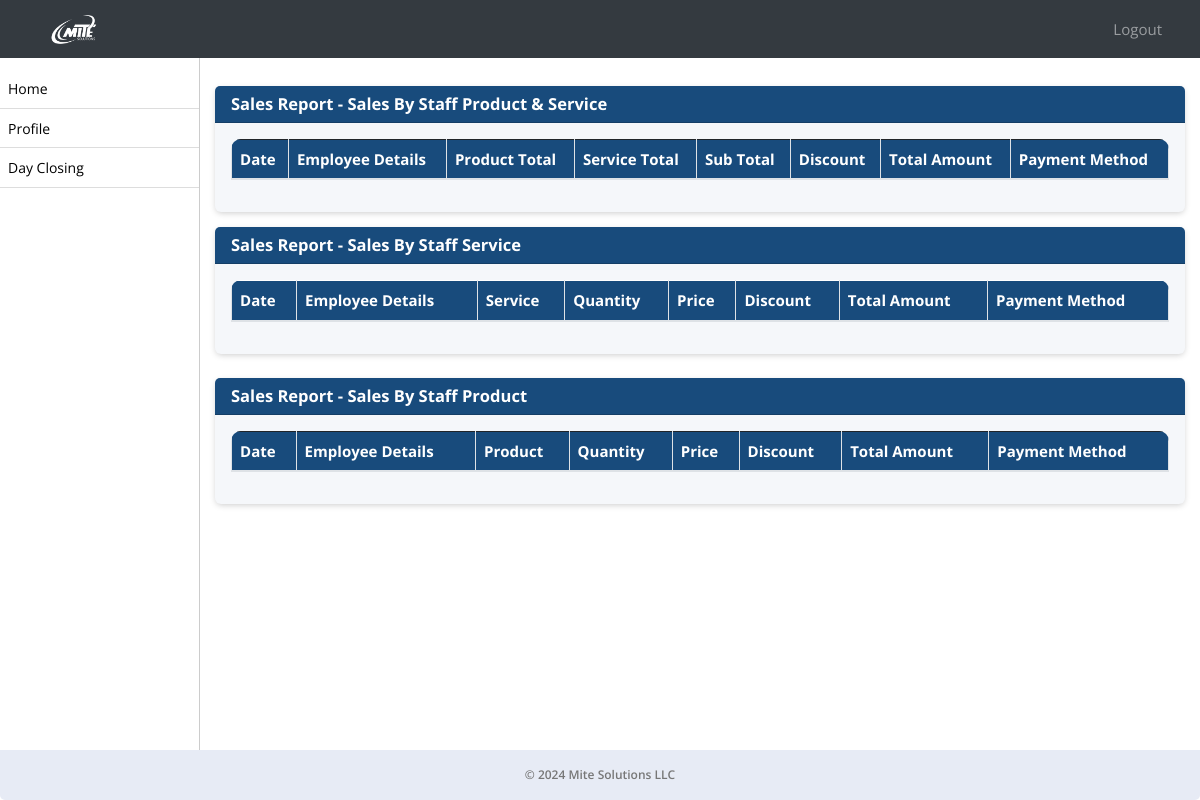
The app's page /sale/sales-report/ (signed in), older data.
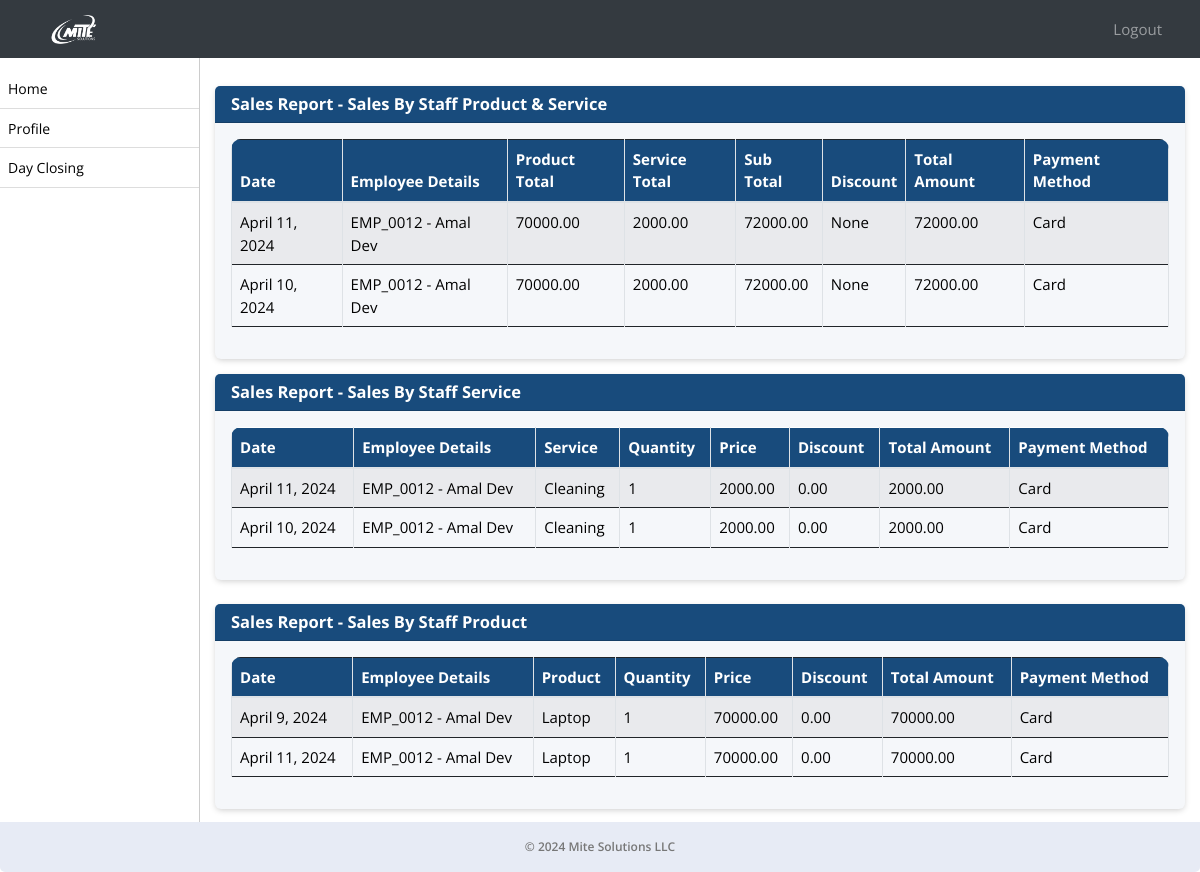
The same page, newer data.
### ezshopapp/models.py (models this page shows, shortened)
class Module(models.Model):
    URL_CHOICES = [
        ('/sale/dayclosing/', 'Day Closing'),
        ('/dayclosing/admin/', 'Admin Day Closing'),
        ('/sale/sales-by-staff-item-service/', 'Sales by Staff - Product/Service'),
        ('/sale/sales-by-staff-service/', 'Sales by Staff - Service'),
        ('/sale/sales-by-staff-item/', 'Sales by Staff - Product'),
        ('/sale/day-closing-report/', 'Day Closing Report'),
        ('/sale/sales-report/', 'Sales Report'),
    ]
    URL_NAMES = [
        ('Day Closing', '/sale/dayclosing/'),
        ('Admin Day Closing', '/dayclosing/admin/'),
        ('Sales by Staff - Product/Service', '/sale/sales-by-staff-item-service/'),
        ('Sales by Staff - Service', '/sale/sales-by-staff-service/'),
        ('Sales by Staff - Product', '/sale/sales-by-staff-item/'),
        ('Day Closing Report', '/sale/day-closing-report/'),
        ('Sales Report', '/sale/sales-report/'),
    ]
    url = models.CharField(max_length=150, choices=URL_CHOICES, null=True, verbose_name='Page Name')
    name = models.CharField(max_length=50, choices=URL_NAMES, null=True, verbose_name='Page URL')
    created_on = models.DateTimeField(auto_now_add=True, null=True)

class SalesByStaffItemService(models.Model):
    date = models.DateField(_("Date"))
    employee = models.ForeignKey(Employee, on_delete=models.CASCADE, verbose_name=_("Employee"), null=True)
    product = models.ForeignKey(Product, on_delete=models.CASCADE, verbose_name=_("Product"),  null=True)
    pquantity = models.PositiveIntegerField(_("Product Quantity"),  null=True)
    pprice = models.DecimalField(max_digits=10, decimal_places=2, verbose_name=_("Product Price"),  null=True)
    service = models.ForeignKey(Service, on_delete=models.CASCADE, verbose_name=_("Service"),  null=True)
    squantity = models.PositiveIntegerField(_("Service Quantity"),  null=True)
    sprice = models.DecimalField(max_digits=10, decimal_places=2, verbose_name=_("Service Price"),  null=True)
    sub_total = models.DecimalField(max_digits=10, decimal_places=2, verbose_name=_("Sub Total"))
    discount = models.DecimalField(max_digits=10, decimal_places=2, verbose_name=_("Discount"), null=True)
    total_amount = models.DecimalField(max_digits=10, decimal_places=2, verbose_name=_("Total Amount"), null=True)
    payment_method = models.CharField(max_length=20, choices=PAYMENT_METHOD_CHOICES, verbose_name=_("Payment Method"))
    created_on = models.DateTimeField(auto_now_add=True, null=True)
    itemtotal = models.DecimalField(max_digits=10, decimal_places=2, verbose_name=_("Products Total"), null=True)
    servicetotal = models.DecimalField(max_digits=10, decimal_places=2, verbose_name=_("Service Total"), null=True)

class Employee(models.Model):
    employee_id = models.CharField(max_length=10, unique=True)
    username = models.CharField(max_length=50, null=True)
    password = models.CharField(max_length=50, null=True)
    business_profile = models.CharField(max_length=255, null=True)
    business_profile_id = models.IntegerField(null=True)
    first_name = models.CharField(max_length=255)
    second_name = models.CharField(max_length=255)
    nationality = models.CharField(max_length=255)
    mobile_no = models.CharField(max_length=20, blank=True, null=True)
    passport_no = models.CharField(max_length=20, unique=True)
    passport_expiration_date = models.DateField()
    emirates_id = models.CharField(max_length=20, unique=True)
    id_expiration_date = models.DateField()
    basic_pay = models.DecimalField(max_digits=10, decimal_places=2)
    house_allowance = models.DecimalField(max_digits=10, decimal_places=2, default=0)
    transportation_allowance = models.DecimalField(max_digits=10, decimal_places=2, default=0)
    commission_percentage = models.DecimalField(max_digits=5, decimal_places=2, default=0, validators=[MinValueValidator(0)])
    joining_date = models.DateField()
    job_role = models.ForeignKey(Role, on_delete=models.SET_NULL, null=True)
    is_employee = models.BooleanField(default=True)
    created_on = models.DateTimeField(auto_now_add=True, null=True)

class SaleByStaffService(models.Model):
    date = models.DateField(_("Date"))
    employee = models.ForeignKey(Employee, on_delete=models.CASCADE, verbose_name=_("Employee"), null=True)
    service = models.ForeignKey(Service, on_delete=models.CASCADE)
    quantity = models.IntegerField(default=1)
    price = models.DecimalField(max_digits=10, decimal_places=2, default=0)
    discount = models.DecimalField(max_digits=5, decimal_places=2, default=0)
    payment_method = models.CharField(max_length=100,choices=PAYMENT_METHOD_CHOICES)
    total_amount = models.DecimalField(max_digits=10, decimal_places=2, verbose_name=_("Total Amount"), null=True)
    created_on = models.DateTimeField(auto_now_add=True, null=True)

class Service(models.Model):
    name = models.CharField(max_length=255)
    duration = models.PositiveIntegerField()
    vat = models.BooleanField(default=False)
    amount = models.DecimalField(max_digits=10, decimal_places=2)
    max_discount_allowed = models.DecimalField(max_digits=10, decimal_places=2)
    status = models.BooleanField(default=True)
    business_profile = models.CharField(max_length=255, null=True)
    created_on = models.DateTimeField(auto_now_add=True, null=True)

class SaleByStaffItem(models.Model):
    date = models.DateField()
    employee = models.ForeignKey(Employee, on_delete=models.CASCADE, verbose_name=_("Employee"), null=True)
    item = models.ForeignKey(Product, on_delete=models.CASCADE, null=True)
    quantity = models.PositiveIntegerField(null=True)
    price = models.DecimalField(max_digits=10, decimal_places=2, null=True)
    discount = models.DecimalField(max_digits=10, decimal_places=2, default=0.0)
    payment_method = models.CharField(max_length=20, choices=PAYMENT_METHOD_CHOICES)
    total_amount = models.DecimalField(max_digits=10, decimal_places=2, verbose_name=_("Total Amount"), null=True)
    created_on = models.DateTimeField(auto_now_add=True, null=True)

class Product(models.Model):
    name = models.CharField(max_length=255)
    vat = models.BooleanField(default=False)
    amount = models.DecimalField(max_digits=10, decimal_places=2)
    max_discount_allowed = models.DecimalField(max_digits=10, decimal_places=2)
    status = models.BooleanField(default=True)
    business_profile = models.CharField(max_length=255, null=True)
    created_on = models.DateTimeField(auto_now_add=True, null=True)

### ezshopapp/views.py (the view)
# urls.py: path('sale/sales-report/', sales_report, name='sales_report'),
def sales_report(request):
    logged_in_employee_id = request.session.get('employee_id')
    sales = SalesByStaffItemService.objects.filter(employee__id=logged_in_employee_id)
    sales_staff_service = SaleByStaffService.objects.filter(employee__id=logged_in_employee_id)
    sales_staff_item = SaleByStaffItem.objects.filter(employee__id=logged_in_employee_id)
    employees = Employee.objects.get(id=logged_in_employee_id)
    role = Role.objects.filter(name=employees.job_role).first()
    active_modules = role.modules.all()
    context = {'sales': sales, 'sales_staff_service': sales_staff_service, 'sales_staff_item': sales_staff_item,'active_modules':active_modules}
    return render(request, 'sales_report.html', context)

### ezshopapp/models.py (called while the page is built)
    def __str__(self):
        return self.name

### ezshopapp/templates/sales_report.html (shortened to what this page needs)
{% extends 'emp_base.html' %}
{% block content %}
<div class="">
    <div class="card">
     <div class="card-header">
    <h5 class="mb-0 text-white">Sales Report - Sales By Staff Product &amp; Service</h5>
    </div>
    <div class="card-body">
        <div class="table-responsive">
            <table class="table table-bordered table-striped nowrap" style="width: 100%;" id="ssis">
                <thead>
                    <tr>
                        <th>Date</th>
                        <th>Employee Details</th>
                        <th>Product Total</th>
                        <th>Service Total</th>
                        <th>Sub Total</th>
                        <th>Discount</th>
                        <th>Total Amount</th>
                        <th>Payment Method</th>
                    </tr>
                </thead>
                <tbody>
                    {% for sale in sales %}
                    <tr>
                        <td>{{ sale.date }}</td>
                        <td class="text-capitalize">{{ sale.employee.employee_id }} - {{ sale.employee.first_name }} {{ sale.employee.second_name }}</td>
                        <td>{{ sale.itemtotal }}</td>
                        <td>{{ sale.servicetotal }}</td>
                        <td>{{ sale.sub_total }}</td>
                        <td>{{ sale.discount }}</td>
                        <td>{{ sale.total_amount }}</td>
                        <td class="text-capitalize">{{ sale.payment_method }}</td>
                    </tr>
                    {% endfor %}
                </tbody>
            </table>
        </div>
    </div>
</div>
</div>
<div class="">
<div class="card mt-2 mb-4">
<div class="card-header">
<h5 class="mb-0 text-white">Sales Report - Sales By Staff Service</h5>
</div>
<div class="card-body">
<div class="table-responsive">
    <table class="table table-bordered table-striped nowrap"  style="width: 100%;" id="sss">
        <thead class="text-white">
            <tr>
                <th>Date</th>
                <th>Employee Details</th>
                <th>Service</th>
                <th>Quantity</th>
                <th>Price</th>
                <th>Discount</th>
                <th>Total Amount</th>
                <th>Payment Method</th>
            </tr>
        </thead>
        <tbody>
            {% for sales_admin in sales_staff_service %}
            <tr>
                <td>{{ sales_admin.date }}</td>
                <td class="text-capitalize">{{ sales_admin.employee.employee_id }} - {{ sales_admin.employee.first_name }} {{ sales_admin.employee.second_name }}</td>
                <td>{{ sales_admin.service.name }}</td>
                <td>{{ sales_admin.quantity }}</td>
                <td>{{ sales_admin.price }}</td>
                <td>{{ sales_admin.discount }}</td>
                <td>{{ sales_admin.total_amount }}</td>
                <td class="text-capitalize">{{ sales_admin.payment_method }}</td>
            </tr>
            {% endfor %}
        </tbody>
    </table>
</div>
</div>
</div>
<div class="mb-5">
<div class="card mt-2 mb-3">
    <div class="card-header">
    <h5 class="mb-0 text-white">Sales Report - Sales By Staff Product</h5>
    </div>
    <div class="card-body">
    <div class="table-responsive">
        <table class="table table-bordered table-striped nowrap" style="width: 100%;" id="ssi">
            <thead>
                <tr>
                    <th>Date</th>
                    <th>Employee Details</th>
                    <th>Product</th>
                    <th>Quantity</th>
                    <th>Price</th>
                    <th>Discount</th>
                    <th>Total Amount</th>
                    <th>Payment Method</th>
                </tr>
            </thead>
            <tbody>
                {% for sales_item in sales_staff_item %}
                <tr>
                    <td>{{ sales_item.date }}</td>
                    <td class="text-capitalize">{{ sales_item.employee.employee_id }} - {{ sales_item.employee.first_name }} {{ sales_item.employee.second_name }}</td>
                    <td>{{ sales_item.item.name }}</td>
                    <td>{{ sales_item.quantity }}</td>
                    <td>{{ sales_item.price }}</td>
                    <td>{{ sales_item.discount }}</td>
                    <td>{{ sales_item.total_amount }}</td>
                    <td class="text-capitalize">{{ sales_item.payment_method }}</td>
                </tr>
                {% endfor %}
            </tbody>
        </table>
    </div>
    </div>
</div>
</div>
{% endblock %}

### ezshopapp/templates/emp_base.html (shortened to what this page needs)
{% load static %}
<!DOCTYPE html>
<html lang="en">
<head>
    <link rel="stylesheet" href="https://stackpath.bootstrapcdn.com/bootstrap/4.3.1/css/bootstrap.min.css">
    <link href="../../static/js/style.css" rel="stylesheet">
    <link rel="stylesheet" type="text/css" href="https://cdn.datatables.net/1.11.5/css/jquery.dataTables.css">
    <link rel="stylesheet" href="https://use.fontawesome.com/releases/v5.8.2/css/all.css">
    <link rel="stylesheet" href="https://cdn.datatables.net/1.10.24/css/dataTables.bootstrap4.min.css"/>
    <link rel="stylesheet" type="text/css" href="https://cdn.jsdelivr.net/npm/daterangepicker/daterangepicker.css" />
<link rel="stylesheet" href="https://cdn.datatables.net/2.0.2/css/dataTables.bootstrap5.css">
<link rel="stylesheet" href="https://cdn.datatables.net/responsive/3.0.0/css/responsive.bootstrap5.css">
<link rel="stylesheet" type="text/css" href="https://cdn.datatables.net/buttons/2.2.2/css/buttons.bootstrap5.min.css">
</head>
<body>
<nav class="navbar navbar-expand-lg navbar-dark bg-dark fixed-top">
    <a class="navbar-brand text-left" href="/employee-dashboard/">
         <img src="../../static/assets/logo.png" alt="Mite Solutions"  style="filter: brightness(0) invert(1);" width="5%">
    </a>
    <div class="collapse navbar-collapse" id="navbarNav">
        <ul class="navbar-nav ml-auto pl-3">
                <a class="nav-link" href="{% url 'employee_logout' %}" id="logout-link">Logout</a>
        </ul>
    </div>
</nav>
<div id="sidebar">
<ul id="font-c" style="max-height: 400px; overflow-y: scroll;">
    <li><a href="/employee-dashboard/">Home</a></li>
    <li><a href="/profile/">Profile</a></li>
    {% for module in active_modules %}
        <li>
            <a href="{{ module.url }}">{{ module.name }}</a>
        </li>
    {% endfor %}
</ul>
</div>
<div id="content">
    {% block content %}{% endblock %}
    <footer class="footer mt-auto py-3 bg-light">
        <div class="container text-center">
            <span class="text-muted">&copy; 2024 Mite Solutions LLC</span>
        </div>
    </footer>
</div>
</body>
</html>

### ezshopapp/templates/emp_base.html (style rules this page uses)
body, p, h1, h2, h3, h4, h5, h6, a, li, label, input, div, span, small { font-family: "Open Sans", sans-serif !important; }
.bg-light { border-bottom-right-radius:5px; border-bottom-left-radius:5px; font-weight: 600; color:#000; }
#font-c>li>a { font-size:14px !important; }
body { padding-top: 56px; background-color: #ffffff !important; }
table thead { border-radius: 5px !important; }
table thead th { vertical-align: bottom; border-bottom: 2px solid #dee2e6; background-color: #184b7c !important; color: #fff !important; }
tbody { border-bottom: 0px !important; }
#sidebar { height: 100%; width: 200px; position: fixed; top: 0; left: 0; background-color: #fff; padding-top: 36px; border-right:1px solid #ccc; }
table { border:1px !important; }
#content { margin-left: 200px; padding: 15px; }
#sidebar ul { list-style: none; padding: 0; }
#sidebar ul li { padding: 8px; border-bottom: 1px solid #ddd; }
#sidebar ul li a { text-decoration: none; color: #000; }
.navbar-brand { margin-left: 4%; }
div>.table-responsive, table, table>thead { border-radius: 10px !important; }
.card { border:0px !important; margin-top:15px; margin-bottom:15px; box-shadow: 0px 2px 6px -1px #ccc; }
.card-header { background-color: #184b7c !important; color:#fff !important; }
.card-header>a, .card-header>h5 { color:#fff !important; }
a { text-decoration: none !important; }
.bg-dark { background-color: #343a40 !important; }
.navbar-nav.ml-auto { margin-right: 15px; }
.navbar-nav.ml-auto a { color: #fff; margin-right: 15px; }
.footer { position: fixed; left: 0; z-index: 1; bottom: 0; width: 100%; font-size:12px; background-color: #343a40; color: #fff; padding: 8px 0; }
.text-muted { color:#777 !important; }

Row changes from the older to the newer data that the page shows:
added SalesByStaffItemService: date "April 11, 2024", employee.employee_id "EMP_0012", employee.first_name "Amal", employee.second_name "Dev", itemtotal "70000.00", servicetotal "2000.00", sub_total "72000.00", discount "None", total_amount "72000.00", payment_method "Card"
added SalesByStaffItemService: date "April 10, 2024", employee.employee_id "EMP_0012", employee.first_name "Amal", employee.second_name "Dev", itemtotal "70000.00", servicetotal "2000.00", sub_total "72000.00", discount "None", total_amount "72000.00", payment_method "Card"
added SaleByStaffService: date "April 11, 2024", employee.employee_id "EMP_0012", employee.first_name "Amal", employee.second_name "Dev", service.name "Cleaning", quantity "1", price "2000.00", discount "0.00", total_amount "2000.00", payment_method "Card"
added SaleByStaffService: date "April 10, 2024", employee.employee_id "EMP_0012", employee.first_name "Amal", employee.second_name "Dev", service.name "Cleaning", quantity "1", price "2000.00", discount "0.00", total_amount "2000.00", payment_method "Card"
added SaleByStaffItem: date "April 9, 2024", employee.employee_id "EMP_0012", employee.first_name "Amal", employee.second_name "Dev", item.name "Laptop", quantity "1", price "70000.00", discount "0.00", total_amount "70000.00", payment_method "Card"
added SaleByStaffItem: date "April 11, 2024", employee.employee_id "EMP_0012", employee.first_name "Amal", employee.second_name "Dev", item.name "Laptop", quantity "1", price "70000.00", discount "0.00", total_amount "70000.00", payment_method "Card"
